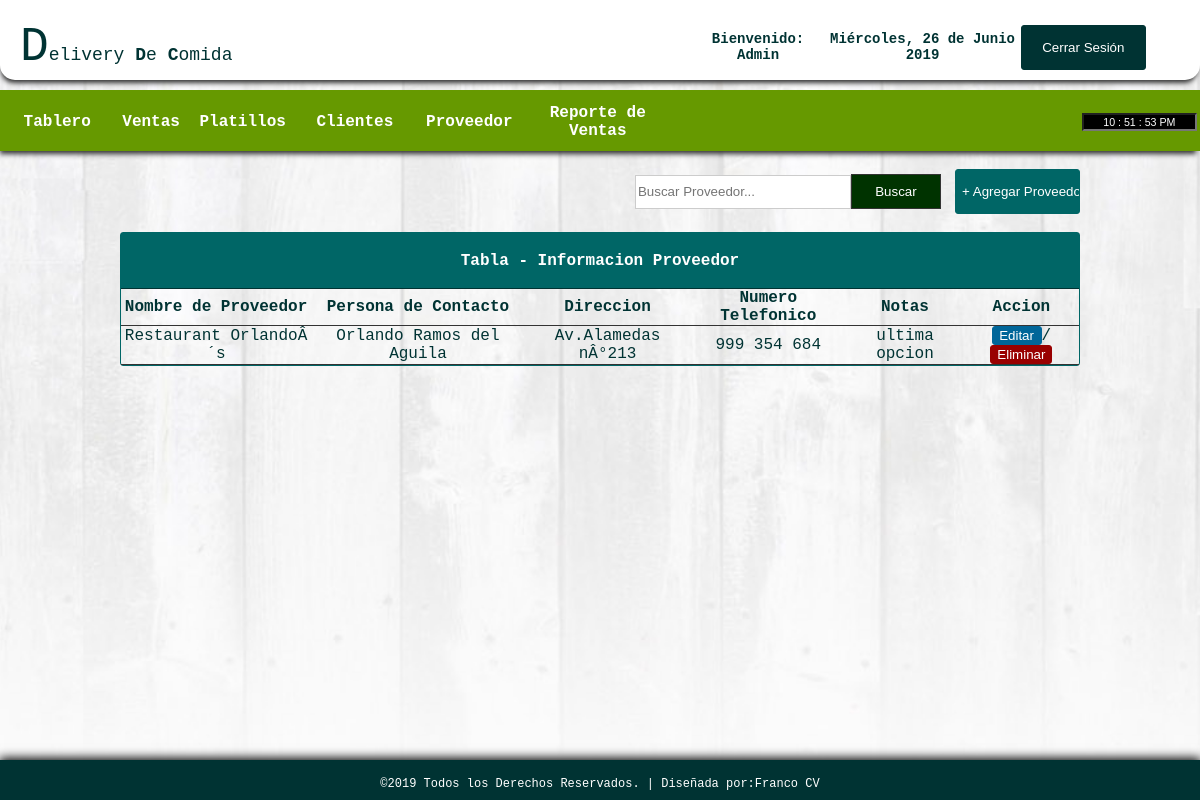
Before: /supplier.php (signed in) with the older database file.
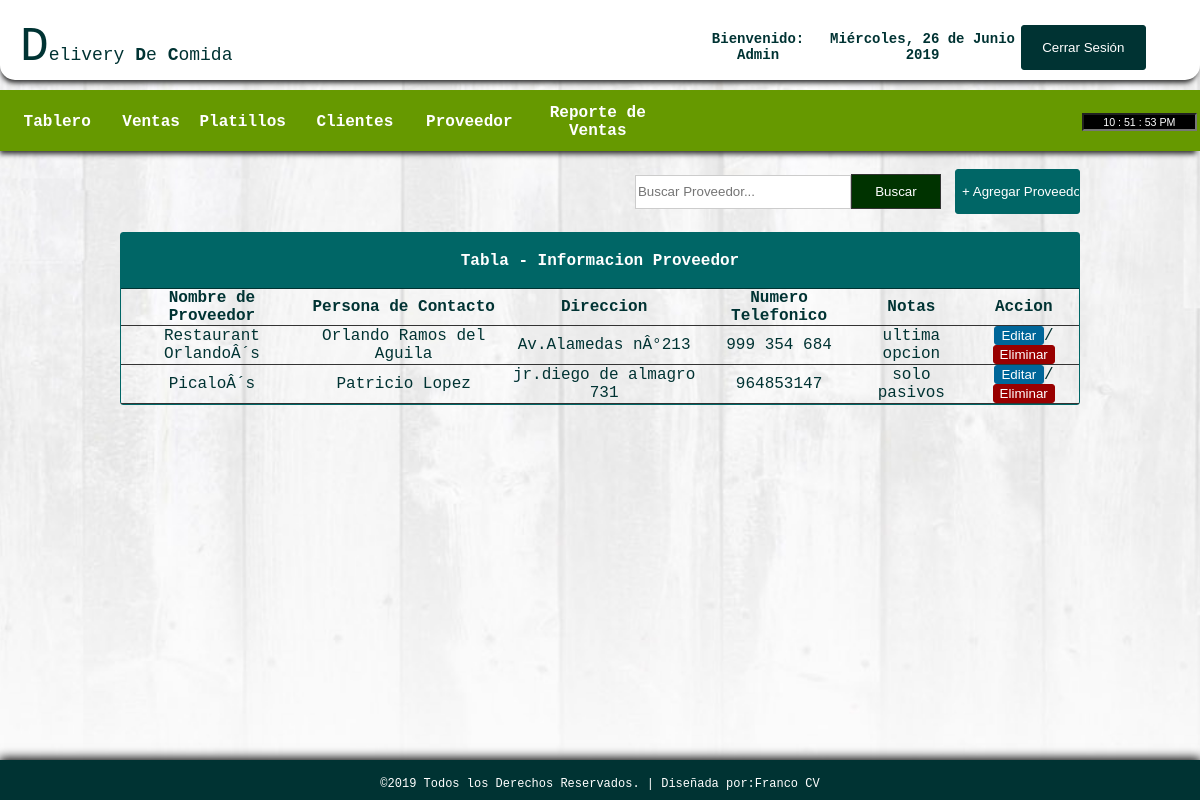
After: the same page with the newer database file.
### tables this page shows
CREATE TABLE IF NOT EXISTS `supplier` (
`id` int(11) NOT NULL,
  `suppliername` varchar(100) NOT NULL,
  `contactperson` varchar(100) NOT NULL,
  `address` varchar(100) NOT NULL,
  `contactno` varchar(11) NOT NULL,
  `note` varchar(200) NOT NULL
);

### supplier.php (the view, shortened to what this page needs)
<!DOCTYPE html PUBLIC "-//W3C//DTD XHTML 1.0 Transitional//EN" "http://www.w3.org/TR/xhtml1/DTD/xhtml1-transitional.dtd">
<html xmlns="http://www.w3.org/1999/xhtml">
<head>
</head>
<?php error_reporting(0);
 include_once'./cabezera.php';  ?>
<body>
<br>
<table width="80%" border="0" align="center" cellpadding="0" cellspacing="0">
      <tr>
        <td width="750" align="right">
        <form action="result_supplier.php" method="get" ecntype="multipart/data-form">
        <input type="text" name="query" style="border:1px solid #CCC; color: #333; width:210px; height:30px;" placeholder="Buscar Proveedor..." /><input type="submit" id="btnsearch" value="Buscar" name="search" />
        </form>
        </td>
        <td width="127" height="37" align="right">
        <a href="javascript:void(0)" onclick="toggle_visibility('popup-box1')"><input type="button" style="border:1px solid #066; background:#066; height:45px; width:125px; color:#FFF; border-radius:3px; font-family: 'Lucida Sans Unicode', 'Lucida Grande', sans-serif;" value="+ Agregar Proveedor" /></a></td>
      </tr>
    </table></th>
  <br>
  <tr>
    <td>
    <table border="0" cellpadding="0" cellspacing="0" align="center" width="80%" style="border:1px solid #066; color:#033; border-radius:3px;">
     <tr>
     <th colspan="6" align="center" height="55px" style="border-bottom:1px solid #033; background: #066; color:#FFF;"> Tabla - Informacion Proveedor</th>
    </tr>
      <tr height="30px">
        <th style="border-bottom:1px solid #333;"> Nombre de Proveedor </th>
        <th style="border-bottom:1px solid #333;"> Persona de Contacto </th>
        <th style="border-bottom:1px solid #333;"> Direccion </th>
        <th style="border-bottom:1px solid #333;"> Numero Telefonico </th>
        <th style="border-bottom:1px solid #333;"> Notas </th>
        <th style="border-bottom:1px solid #333;"> Accion </th>
      </tr>
       <?php
require('config.php');
$query="SELECT * FROM supplier";
$result=mysqli_query($db_link, $query);
while ($row=mysqli_fetch_array($result)){?>
      <tr align="center" style="height:25px">
      	<td style="border-bottom:1px solid #333;"> <?php echo $row['suppliername']; ?> </td>
        <td style="border-bottom:1px solid #333;"> <?php echo $row['contactperson']; ?> </td>
        <td style="border-bottom:1px solid #333;"> <?php echo $row['address']; ?> </td>
        <td style="border-bottom:1px solid #333;"> <?php echo $row['contactno']; ?> </td>
        <td style="border-bottom:1px solid #333;"> <?php echo $row['note']; ?> </td>
        <td style="border-bottom:1px solid #333;">
        <a href="edit_supplier.php?id=<?php echo md5($row['id']);?>"><input type="button" value="Editar" style="width:50px; height:20; color:#FFF; background:#069; border:1px solid #069; border-radius:3px;"></a>/<a href="delete_supplier.php?id=<?php echo md5($row['id']);?>"><input type="button" value="Eliminar" style="width:15; height:20; color:#FFF; background: #900; border:1px solid #900; border-radius:3px;"></a>
        </td>
      </tr>
   <?php
}?>
    </table>
  </td>
  </tr>
<br><br><br>
<div id="footer">
<table border="0" cellpadding="15px" align="center"; style="size: 12px; font-family: 'Courier New', Courier, monospace; color: #FFF; font-size: 12px;">
<tr>
	<td>
     &copy;2019 Todos los Derechos Reservados.  |  Diseñada por:<a href="https://www.facebook.com/repp0rt">Franco CV</a>
    </td>
</tr>
</table>
</div>
</body>
</html>

Changed rows visible on the page:
added supplier: suppliername "PicaloÂ´s", contactperson "Patricio Lopez", address "jr.diego de almagro 731", contactno "964853147", note "solo pasivos"
